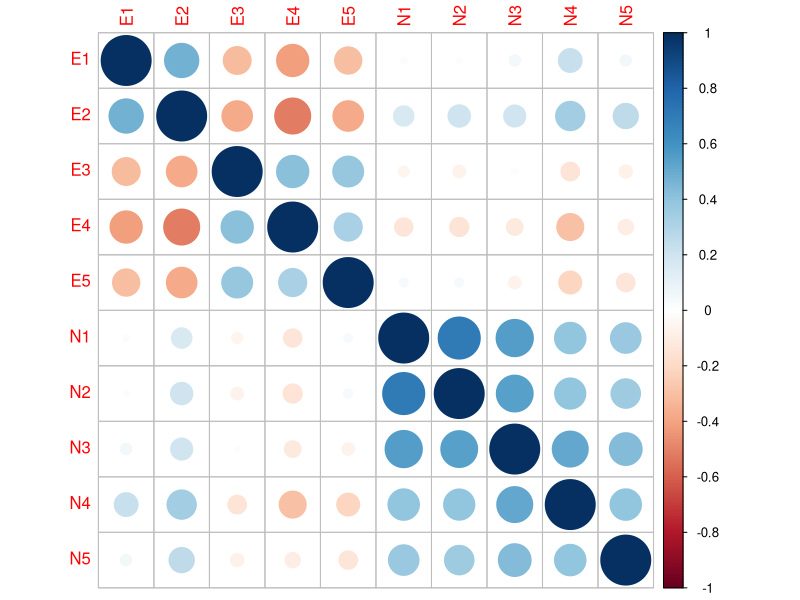
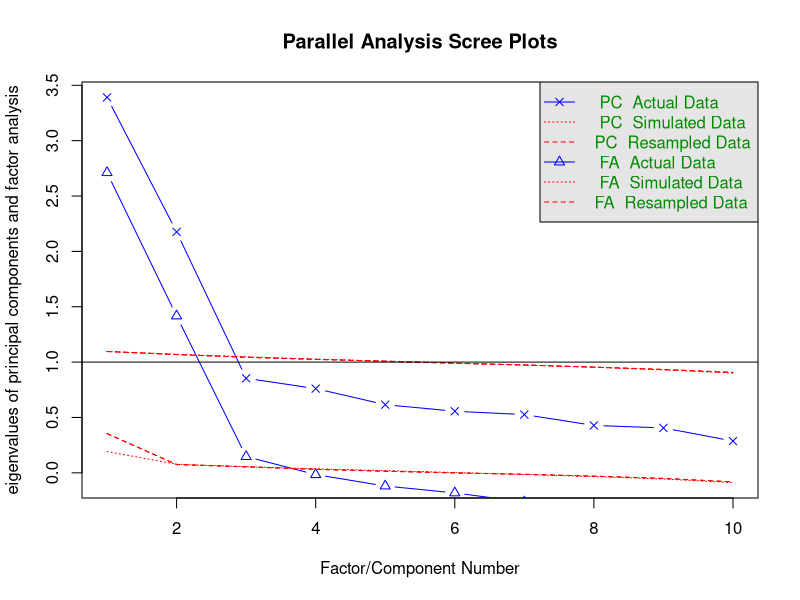
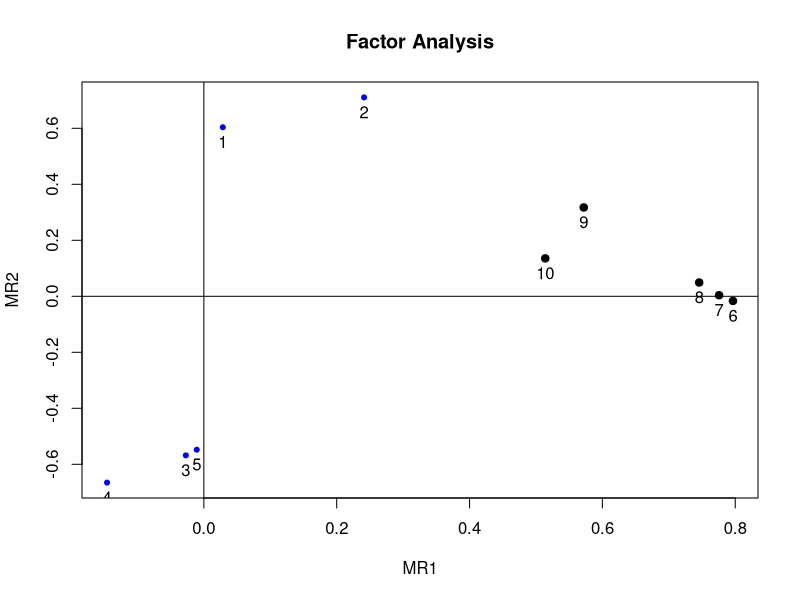
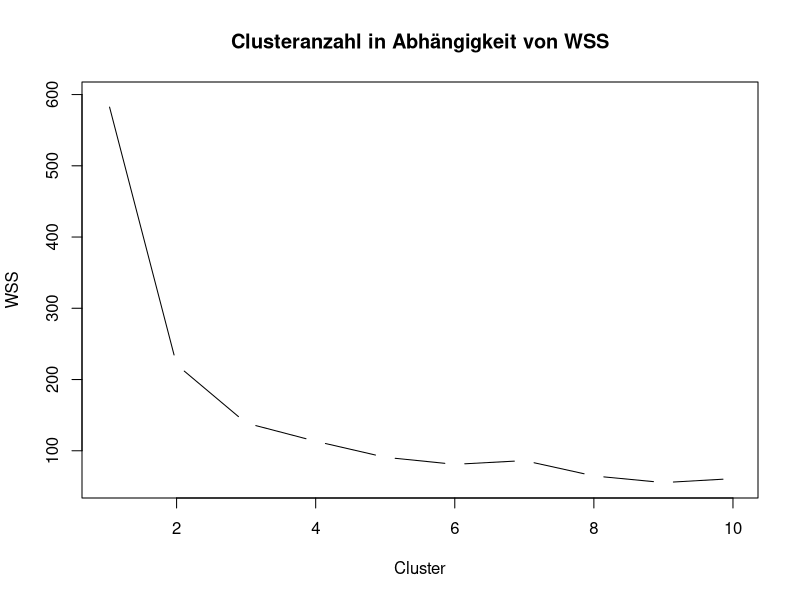
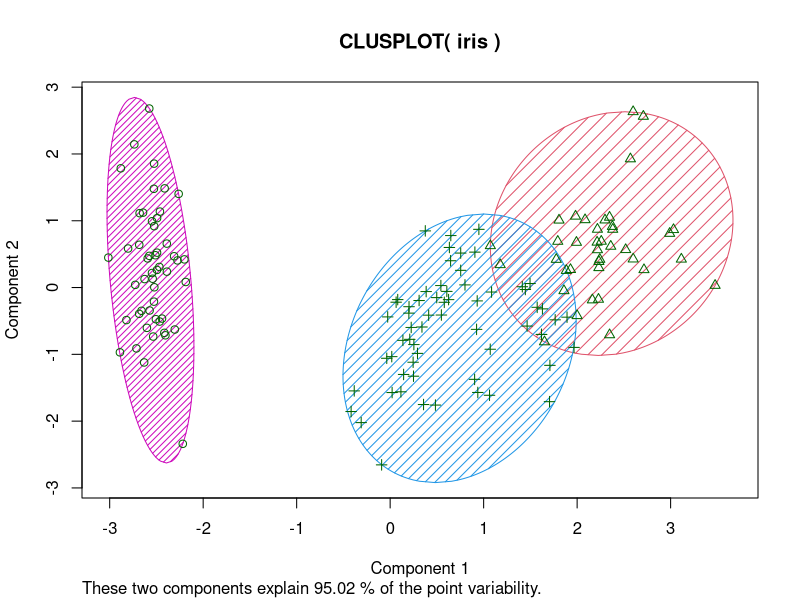

The R source for these figures, in order:
# Funktionsumfang von R erweitern
library(psych)
library(corrplot)

# Deskriptive Statistik
dim(bfi)
summary(bfi)
data <- na.omit(bfi[c(11:20)])
dim(data)
summary(data)

# Summenscores vergleichen
extraversion_sum <- (data$E1+data$E2+data$E3+data$E4+data$E5)/5
mean(extraversion_sum)
neuroticism_sum <- (data$N1+data$N2+data$N3+data$N4+data$N5)/5
mean(neuroticism_sum)

# Bivariate Statistik
cor_matrix <- cor(data)
corrplot(cor_matrix)

# Faktorenanalyse
fa.parallel(data, fa="both")
factors <- fa(data, nfactors=2, rotate="varimax")
factors
plot(factors)
fa(data, nfactors=3, rotate="varimax")
help(bfi)

# Funktionsumfang von R erweitern
library(cluster)

# Deskriptive Statistik
dim(iris)
summary(iris)

# Relevante Variablen z-transformieren 
cluster_data <- scale(iris[c(1:4)])
summary(cluster_data)

# Within Cluster Sum of Squares (WSS) ermitteln
wss <- (nrow(cluster_data)-1)*sum(apply(cluster_data,2,var))
for (i in 2:10) wss[i] <- sum(kmeans(cluster_data, centers=i)$withinss)

# Grafische Darstellung der Anzahl an Clustern mittels WSS
plot(1:10, wss, type="c", xlab="Cluster", ylab="WSS", main="Clusteranzahl in Abhängigkeit von WSS")

# K-Means Algorithmus anwenden
k_means_cluster <- kmeans(iris[,-5], 3, nstart=30)
clusplot(iris, k_means_cluster$cluster, color=TRUE, shade=TRUE, lines=0)

# Präzision des K-Means Algorithmus
table(iris$Species, k_means_cluster$cluster)
